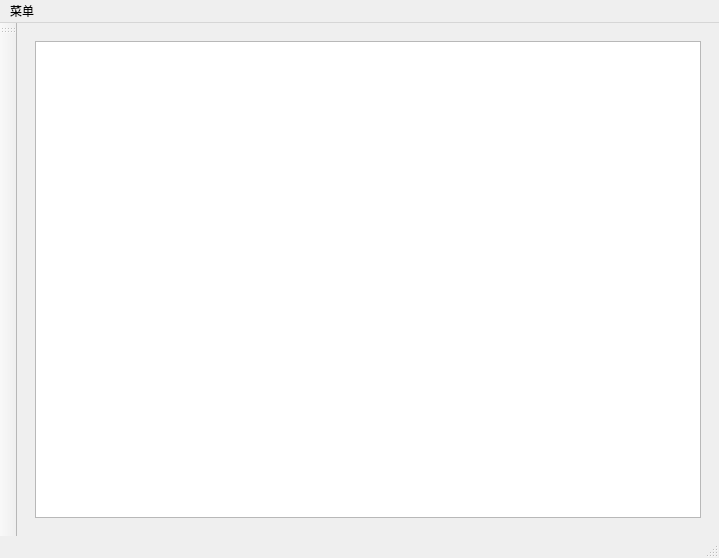
<?xml version="1.0" encoding="UTF-8"?>
<ui version="4.0">
 <class>RepairMainWindow</class>
 <widget class="QMainWindow" name="RepairMainWindow">
  <property name="geometry">
   <rect>
    <x>0</x>
    <y>0</y>
    <width>719</width>
    <height>558</height>
   </rect>
  </property>
  <property name="windowTitle">
   <string>维修客户端</string>
  </property>
  <widget class="QWidget" name="centralwidget">
   <layout class="QGridLayout" name="gridLayout">
    <item row="0" column="0">
     <widget class="QStackedWidget" name="stackedWidget">
      <property name="currentIndex">
       <number>0</number>
      </property>
      <widget class="QWidget" name="page">
       <layout class="QGridLayout" name="gridLayout_2">
        <item row="0" column="0">
         <widget class="QTableWidget" name="tableWidget"/>
        </item>
       </layout>
      </widget>
      <widget class="QWidget" name="page_2">
       <widget class="QLabel" name="label_2">
        <property name="geometry">
         <rect>
          <x>80</x>
          <y>50</y>
          <width>72</width>
          <height>15</height>
         </rect>
        </property>
        <property name="text">
         <string>维修登记</string>
        </property>
       </widget>
      </widget>
     </widget>
    </item>
   </layout>
  </widget>
  <widget class="QMenuBar" name="menubar">
   <property name="geometry">
    <rect>
     <x>0</x>
     <y>0</y>
     <width>719</width>
     <height>26</height>
    </rect>
   </property>
   <widget class="QMenu" name="menu">
    <property name="title">
     <string>菜单</string>
    </property>
    <addaction name="action"/>
    <addaction name="separator"/>
    <addaction name="action_3"/>
   </widget>
   <addaction name="menu"/>
  </widget>
  <widget class="QToolBar" name="mainToolBar">
   <attribute name="toolBarArea">
    <enum>LeftToolBarArea</enum>
   </attribute>
   <attribute name="toolBarBreak">
    <bool>false</bool>
   </attribute>
  </widget>
  <widget class="QStatusBar" name="statusbar"/>
  <action name="action">
   <property name="text">
    <string>车辆验收</string>
   </property>
   <property name="toolTip">
    <string>车辆验收</string>
   </property>
  </action>
  <action name="action_3">
   <property name="text">
    <string>维修登记</string>
   </property>
  </action>
 </widget>
 <resources/>
 <connections/>
</ui>
